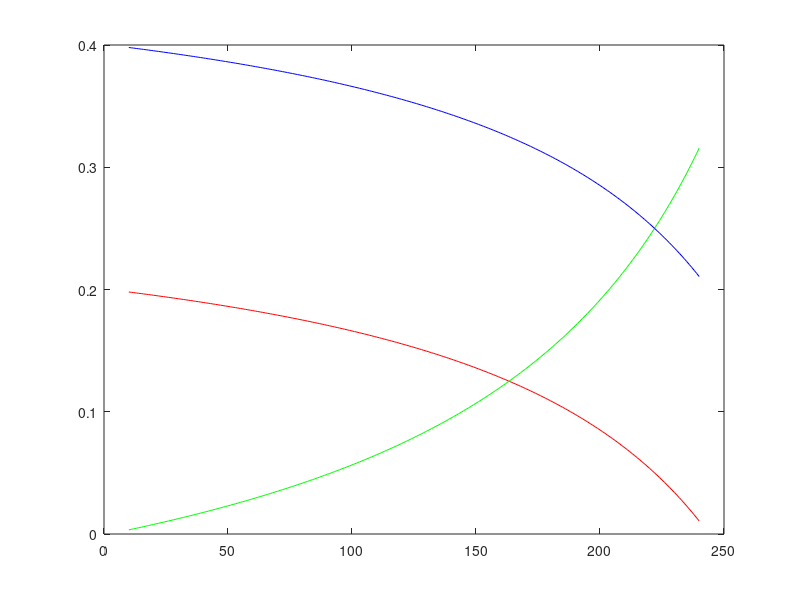

Source code (MATLAB):
clear
clc
%total_mine = 10:1:240;
total_location = 16 * 16;
p_a_result=[];
p_b_result=[];
p_c_result=[];
range=10:1:240;
for total_mine=10:1:240
c_m_n_2=1;
%c_m_n_2=nchoosek(total_location - 15, total_mine - 2);
c_m_n_3=(total_location-total_mine-12)/(total_mine-2)*c_m_n_2;
total_count = c_m_n_2*3*5 + c_m_n_3*5*10;
p_a = c_m_n_3 * 10/total_count;
p_b = c_m_n_2 * 5/total_count;
p_c = (c_m_n_2 * 3+c_m_n_3*5*4)/total_count;
p_a_result=[p_a_result,p_a];
p_b_result=[p_b_result,p_b];
p_c_result=[p_c_result,p_c];
end
plot(range,p_a_result,'r')
hold on
plot(range,p_b_result,'g')
hold on
plot(range,p_c_result,'b')